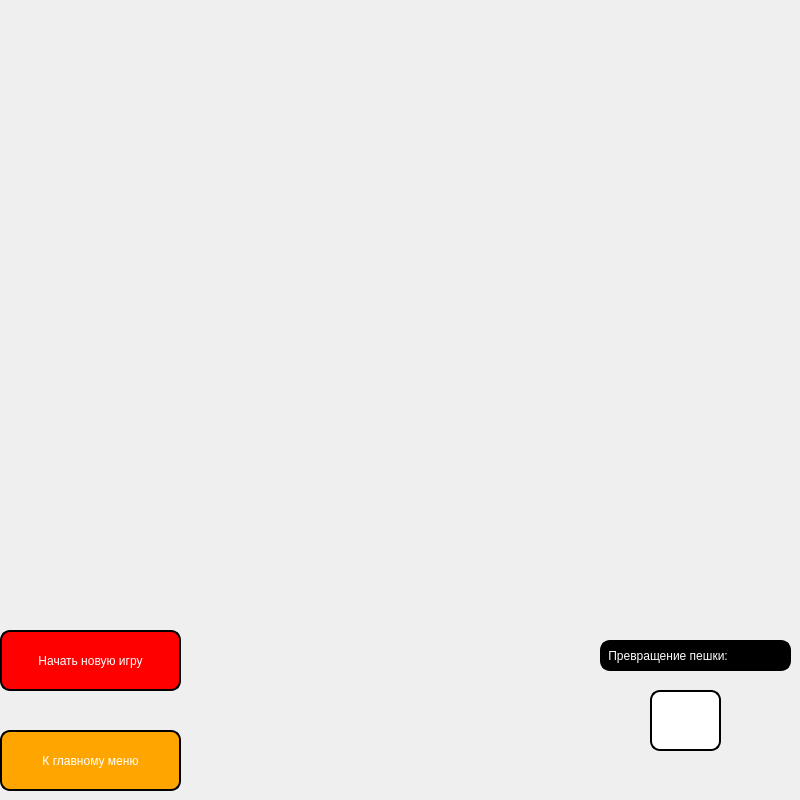
<?xml version="1.0" encoding="UTF-8"?>
<ui version="4.0">
 <class>ChessWindow</class>
 <widget class="QWidget" name="ChessWindow">
  <property name="geometry">
   <rect>
    <x>0</x>
    <y>0</y>
    <width>800</width>
    <height>800</height>
   </rect>
  </property>
  <property name="windowTitle">
   <string>Шахматы 2</string>
  </property>
  <widget class="QWidget" name="centralwidget" native="true">
   <property name="geometry">
    <rect>
     <x>0</x>
     <y>0</y>
     <width>801</width>
     <height>1343</height>
    </rect>
   </property>
   <widget class="QLabel" name="error_label">
    <property name="geometry">
     <rect>
      <x>350</x>
      <y>590</y>
      <width>441</width>
      <height>41</height>
     </rect>
    </property>
    <property name="styleSheet">
     <string notr="true">font: italic 20pt &quot;Times New Roman&quot;; color: rgb(255, 0, 0)</string>
    </property>
    <property name="text">
     <string/>
    </property>
    <property name="alignment">
     <set>Qt::AlignCenter</set>
    </property>
   </widget>
   <widget class="QLabel" name="label">
    <property name="geometry">
     <rect>
      <x>600</x>
      <y>640</y>
      <width>191</width>
      <height>31</height>
     </rect>
    </property>
    <property name="styleSheet">
     <string notr="true">background-color: black;
color: white;
border-style: outset;
border-width: 2px;
border-radius: 10px;
border-color: black;
font: italic 14pt &quot;Times New Roman&quot;;</string>
    </property>
    <property name="text">
     <string> Превращение пешки:</string>
    </property>
   </widget>
   <widget class="QPushButton" name="pawn_recruit_choose">
    <property name="geometry">
     <rect>
      <x>650</x>
      <y>690</y>
      <width>71</width>
      <height>61</height>
     </rect>
    </property>
    <property name="styleSheet">
     <string notr="true">background-color: white;
color: white;
border-style: outset;
border-width: 2px;
border-radius: 10px;
border-color: black;
padding: 10px;
</string>
    </property>
    <property name="text">
     <string/>
    </property>
   </widget>
   <widget class="QPushButton" name="back_to_menu_btn">
    <property name="geometry">
     <rect>
      <x>0</x>
      <y>730</y>
      <width>181</width>
      <height>61</height>
     </rect>
    </property>
    <property name="styleSheet">
     <string notr="true">background-color: orange;
color: white;
border-style: outset;
border-width: 2px;
border-radius: 10px;
border-color: black;
padding: 10px;
font: bold 14pt &quot;Times New Roman&quot;;</string>
    </property>
    <property name="text">
     <string>К главному меню</string>
    </property>
   </widget>
   <widget class="QPushButton" name="new_game_btn">
    <property name="geometry">
     <rect>
      <x>0</x>
      <y>630</y>
      <width>181</width>
      <height>61</height>
     </rect>
    </property>
    <property name="styleSheet">
     <string notr="true">background-color: red;
color: white;
border-style: outset;
border-width: 2px;
border-radius: 10px;
border-color: black;
padding: 10px;
font: bold 13pt &quot;Times New Roman&quot;;</string>
    </property>
    <property name="text">
     <string>Начать новую игру</string>
    </property>
   </widget>
  </widget>
 </widget>
 <resources/>
 <connections/>
</ui>
